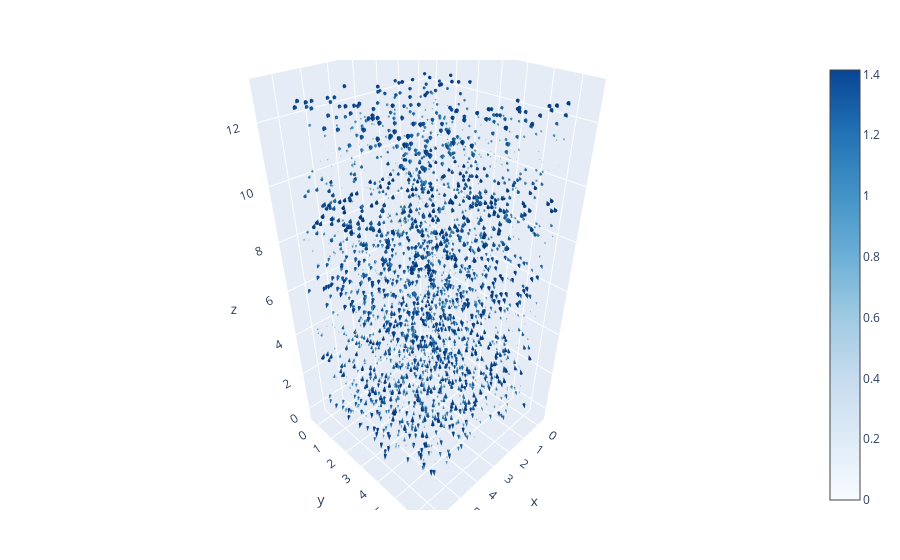

Source (notebook cell):
### Code cell
PlotlyJS.plot(
    cone(
        z=r[3,:],
        x=r[1,:],
        y=r[2,:],
        u=E[1,:],
        v=E[2,:],
        w=E[3,:],
        sizemode="absolute",
        sizeref=1, 
        anchor="tip",
        colorscale=colors.Blues_8
    ),
    Layout(
        scene=attr(layoutdomain_x=[0,1])
    )
)

### Figure 1 — Plotly figure (JSON) as saved in the notebook; plotly's stock layout.template omitted (floating-point values rounded to 4 significant figures; data arrays with more than 128 entries replaced by an {"elided": "..."} marker saying what was removed)
{"data": [{"anchor": "tip", "colorscale": [[0, "#F7FBFF"], [0.1429, "#DEEBF7"], [0.2857, "#C6DBEF"], [0.4286, "#9ECAE1"], [0.5714, "#6BAED6"], [0.7143, "#4292C6"], [0.8571, "#2171B5"], [1, "#084594"]], "sizemode": "absolute", "sizeref": 1, "type": "cone", "u": {"elided": "3000 float values"}, "v": {"elided": "3000 float values"}, "w": {"elided": "3000 int values"}, "x": {"elided": "3000 float values"}, "y": {"elided": "3000 float values"}, "z": {"elided": "3000 float values"}}], "layout": {"margin": {"b": 50, "l": 50, "r": 50, "t": 60}, "scene": {"layoutdomain": {"x": [0, 1]}}}}
